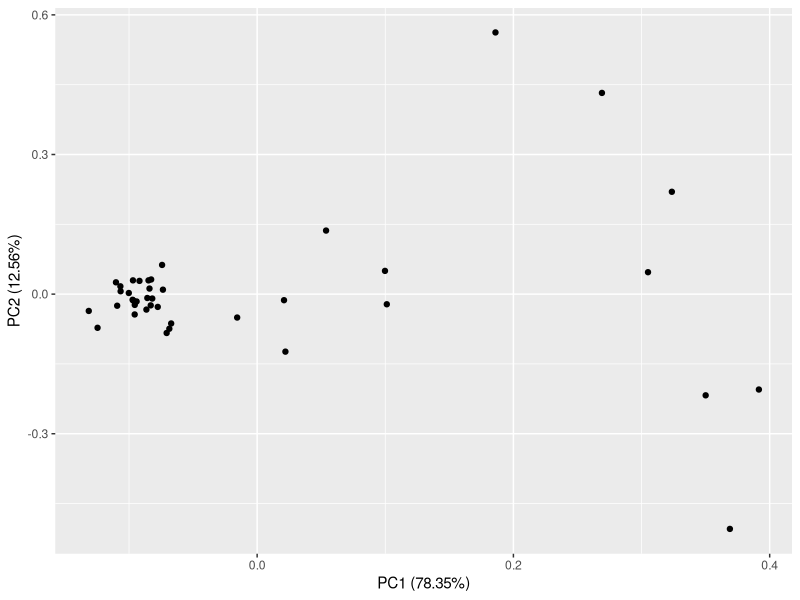
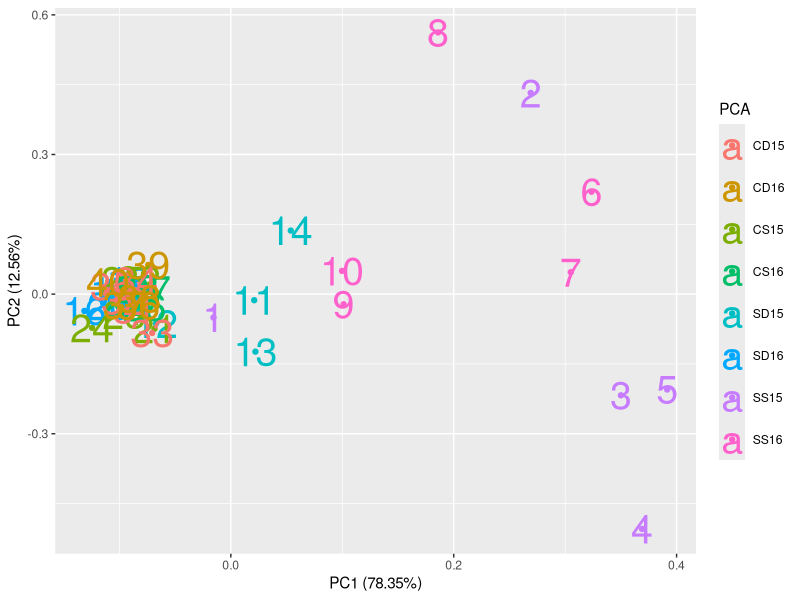
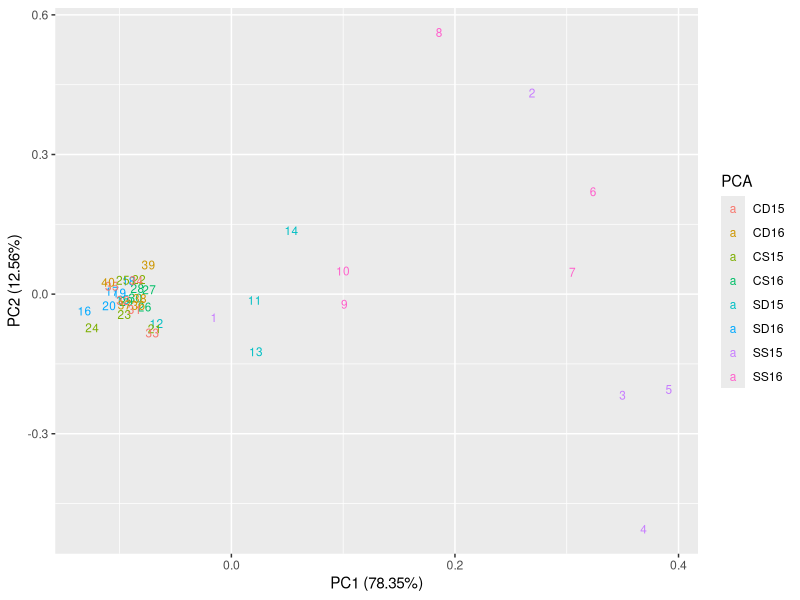
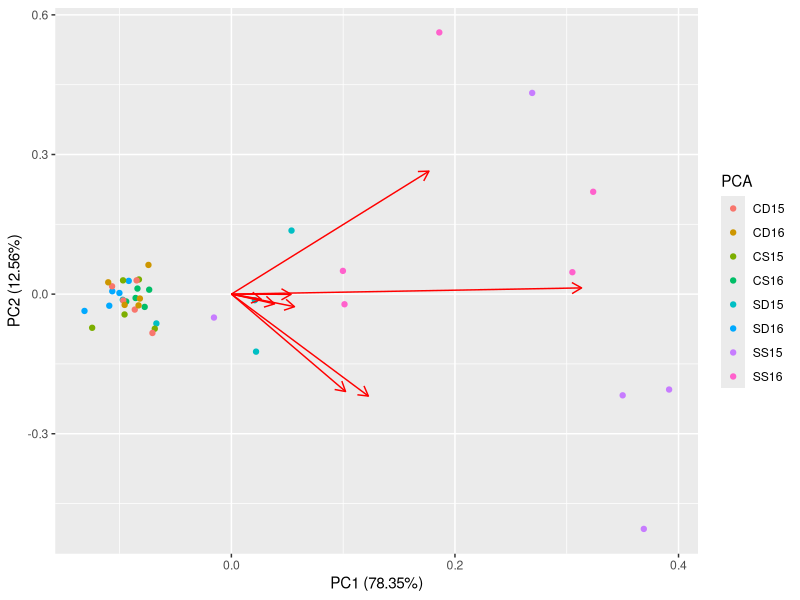
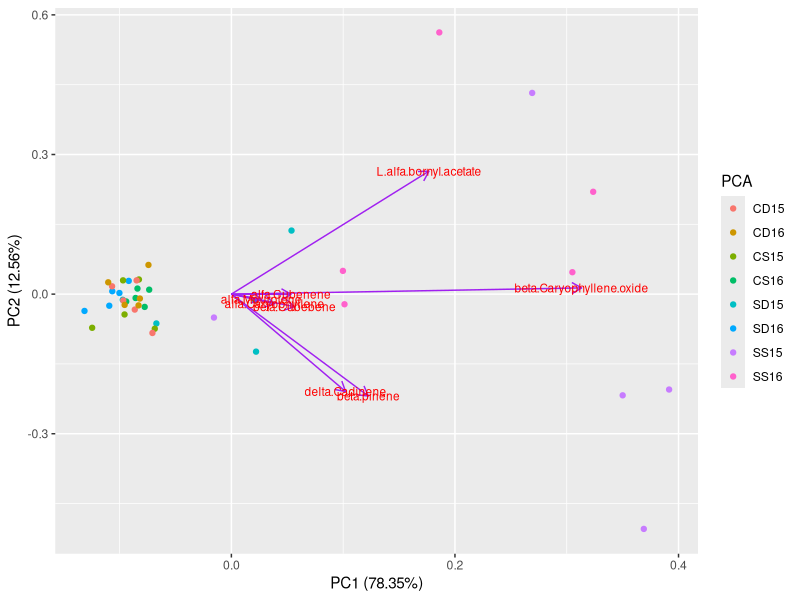
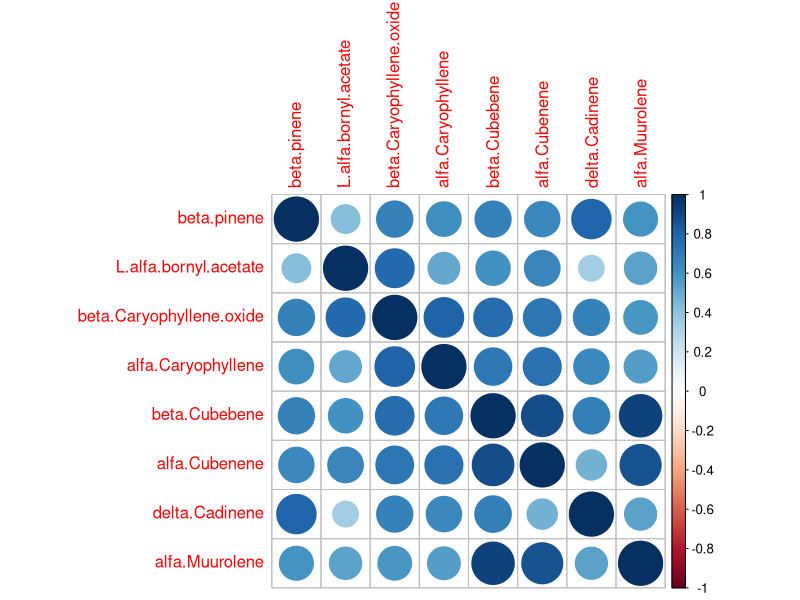
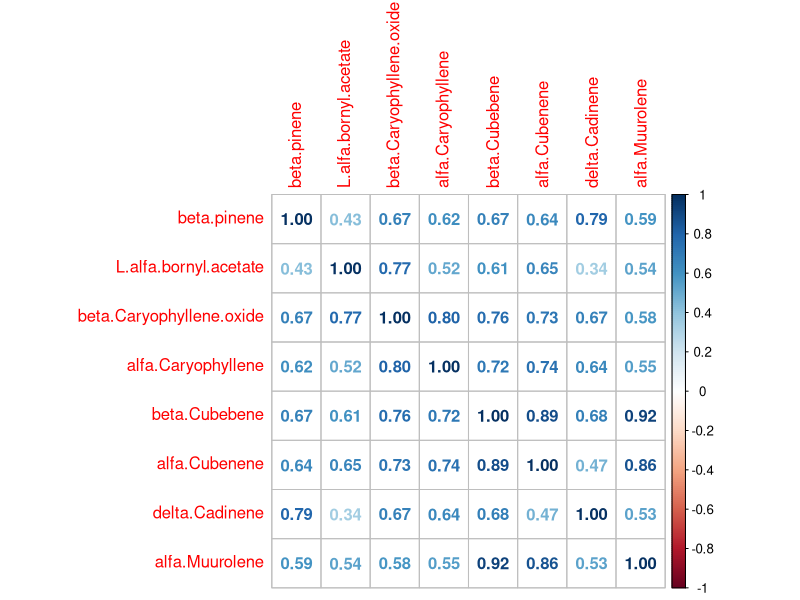
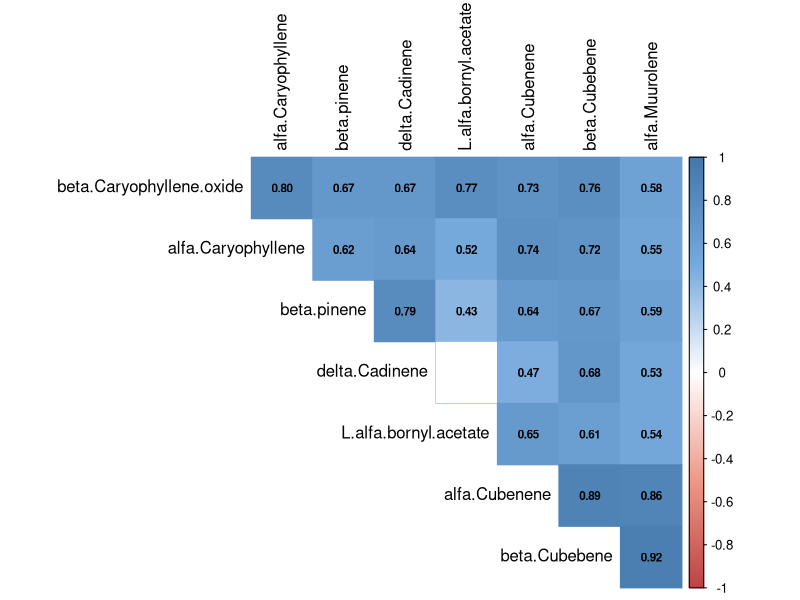

The R script that drew these images, in order:
#Cargar datos
metabolitos<- read.csv("../../data/Tablas_datos/metabolitos_Tesis_Vero.csv")
metabolitos2<- data.frame(metabolitos$C.A.T,metabolitos$C.A, metabolitos$Temporada,metabolitos$Condicion, metabolitos$A.expo, metabolitos$Muestra, metabolitos$mmet)

colnames(metabolitos2)<- c("C.A.T", "C.A", "Temporada",
                           "Condicion", "A.expo", "Muestra", "mmet") 

# Calcular X1
metabolitos2$x1<-(metabolitos$microlitros.de.estandar*metabolitos$miligramos/metabolitos$microlitros)*2/1000


#Calcular X2,X3,X4,X5 para cada metabolito

# beta.pinene
metabolitos2$X2_beta.pinene <- metabolitos2$x1*metabolitos$beta.pinene/metabolitos$P.Area.estandar 
metabolitos2$X3_beta.pinene <- metabolitos2$X2_beta.pinene*metabolitos$microlitros.de.metabolitos/metabolitos$microlitros.de.inyeccion 
metabolitos2$X4_beta.pinene <- metabolitos2$X3_beta.pinene*100/metabolitos$Peso.acicula.gramos
metabolitos2$X5_beta.pinene <- metabolitos2$X4_beta.pinene*1000
# L.alfa.bornyl.acetate
metabolitos2$X2_L.alfa.bornyl.acetate <- metabolitos2$x1*metabolitos$L.alfa.bornyl.acetate/metabolitos$P.Area.estandar 
metabolitos2$X3_L.alfa.bornyl.acetate <- metabolitos2$X2_L.alfa.bornyl.acetate*metabolitos$microlitros.de.metabolitos/metabolitos$microlitros.de.inyeccion 
metabolitos2$X4_L.alfa.bornyl.acetate <- metabolitos2$X3_L.alfa.bornyl.acetate*100/metabolitos$Peso.acicula.gramos
metabolitos2$X5_L.alfa.bornyl.acetate <- metabolitos2$X4_L.alfa.bornyl.acetate*1000
# beta.Caryophyllene.oxide
metabolitos2$X2_beta.Caryophyllene.oxide <- metabolitos2$x1*metabolitos$beta.Caryophyllene.oxide/metabolitos$P.Area.estandar 
metabolitos2$X3_beta.Caryophyllene.oxide <- metabolitos2$X2_beta.Caryophyllene.oxide*metabolitos$microlitros.de.metabolitos/metabolitos$microlitros.de.inyeccion 
metabolitos2$X4_beta.Caryophyllene.oxide <- metabolitos2$X3_beta.Caryophyllene.oxide*100/metabolitos$Peso.acicula.gramos
metabolitos2$X5_beta.Caryophyllene.oxide <- metabolitos2$X4_beta.Caryophyllene.oxide*1000
#  alfa.Caryophyllene
metabolitos2$X2_alfa.Caryophyllene <- metabolitos2$x1*metabolitos$alfa.Caryophyllene/metabolitos$P.Area.estandar 
metabolitos2$X3_alfa.Caryophyllene <- metabolitos2$X2_alfa.Caryophyllene*metabolitos$microlitros.de.metabolitos/metabolitos$microlitros.de.inyeccion 
metabolitos2$X4_alfa.Caryophyllene <- metabolitos2$X3_alfa.Caryophyllene*100/metabolitos$Peso.acicula.gramos
metabolitos2$X5_alfa.Caryophyllene <- metabolitos2$X4_alfa.Caryophyllene*1000
# beta.Cubebene
metabolitos2$X2_beta.Cubebene <- metabolitos2$x1*metabolitos$beta.Cubebene/metabolitos$P.Area.estandar 
metabolitos2$X3_beta.Cubebene <- metabolitos2$X2_beta.Cubebene*metabolitos$microlitros.de.metabolitos/metabolitos$microlitros.de.inyeccion 
metabolitos2$X4_beta.Cubebene <- metabolitos2$X3_beta.Cubebene*100/metabolitos$Peso.acicula.gramos
metabolitos2$X5_beta.Cubebene <- metabolitos2$X4_beta.Cubebene*1000
# alfa.Cubenene
metabolitos2$X2_alfa.Cubenene  <- metabolitos2$x1*metabolitos$alfa.Cubenene /metabolitos$P.Area.estandar 
metabolitos2$X3_alfa.Cubenene  <- metabolitos2$X2_alfa.Cubenene *metabolitos$microlitros.de.metabolitos/metabolitos$microlitros.de.inyeccion 
metabolitos2$X4_alfa.Cubenene  <- metabolitos2$X3_alfa.Cubenene *100/metabolitos$Peso.acicula.gramos
metabolitos2$X5_alfa.Cubenene  <- metabolitos2$X4_alfa.Cubenene *1000
# delta.Cadinene
metabolitos2$X2_delta.Cadinene <- metabolitos2$x1*metabolitos$delta.Cadinene/metabolitos$P.Area.estandar 
metabolitos2$X3_delta.Cadinene <- metabolitos2$X2_delta.Cadinene*metabolitos$microlitros.de.metabolitos/metabolitos$microlitros.de.inyeccion 
metabolitos2$X4_delta.Cadinene <- metabolitos2$X3_delta.Cadinene*100/metabolitos$Peso.acicula.gramos
metabolitos2$X5_delta.Cadinene <- metabolitos2$X4_delta.Cadinene*1000
# alfa.Muurolene
metabolitos2$X2_alfa.Muurolene <- metabolitos2$x1*metabolitos$alfa.Muurolene/metabolitos$P.Area.estandar 
metabolitos2$X3_alfa.Muurolene <- metabolitos2$X2_alfa.Muurolene*metabolitos$microlitros.de.metabolitos/metabolitos$microlitros.de.inyeccion 
metabolitos2$X4_alfa.Muurolene <- metabolitos2$X3_alfa.Muurolene*100/metabolitos$Peso.acicula.gramos
metabolitos2$X5_alfa.Muurolene <- metabolitos2$X4_alfa.Muurolene*1000

# Data frame con datos a partir de la [] del estandar 

metabolitos3<- data.frame(metabolitos2$C.A.T,metabolitos2$C.A,metabolitos2$Temporada,metabolitos2$Condicion,metabolitos2$A.expo, metabolitos2$Muestra, metabolitos2$mmet,
                          metabolitos2$X4_beta.pinene, metabolitos2$X4_L.alfa.bornyl.acetate , metabolitos2$X4_beta.Caryophyllene.oxide, metabolitos2$X4_alfa.Caryophyllene,
                          metabolitos2$X4_beta.Cubebene,metabolitos2$X4_alfa.Cubenene,metabolitos2$X4_delta.Cadinene,metabolitos2$X4_alfa.Muurolene)


# Cambiar nombres a las columnas

metabolitos3$PCA<-c(rep("SS15",5), rep("SS16",5), 
                    rep("SD15",5),rep("SD16",5),
                    rep("CS15",5),rep("CS16",5),
                    rep("CD15",5),rep("CD16",5))
colnames(metabolitos3)<- c("C-A-T","C-A","Temporada","Condicion", "A.exposicion", "Muestra","n.GC-MS",
                           "beta.pinene","L.alfa.bornyl.acetate","beta.Caryophyllene.oxide","alfa.Caryophyllene",
                           "beta.Cubebene","alfa.Cubenene","delta.Cadinene","alfa.Muurolene",
                            "PCA")


#Exportar Data frame
exp_table<-metabolitos3[,c(1,8:15)]
write.csv(exp_table, file="exp_table.csv")
write.table(exp_table, file="exp_table.txt")


metabolitosSS<-metabolitos3[1:20,]
metabolitosConti<-metabolitos3[21:40,]

library(ggfortify)
library(corrplot)
df <- metabolitos3[c(8:15)]
autoplot(prcomp(df))
autoplot(prcomp(df), data = metabolitos3, colour = 'PCA', label = TRUE, label.size = 10)
autoplot(prcomp(df), data = metabolitos3, colour = 'PCA', shape = FALSE, label.size = 3)
autoplot(prcomp(df), data = metabolitos3, colour = 'PCA', loadings = TRUE)
autoplot(prcomp(df), data = metabolitos3, colour = 'PCA',
         loadings = TRUE, loadings.colour = 'purple',
         loadings.label = TRUE, loadings.label.size = 3)


df2<- as.matrix(df)



M <- cor(df2) 
corrplot(M, method = "circle")
corrplot(M, method = "number") # Display the correlation coefficient

p.mat <- cor.mtest(df2)$p
head(p.mat[, 1:8])
col <- colorRampPalette(c("#BB4444", "#EE9988", "#FFFFFF", "#77AADD", "#4477AA"))
corrplot(M, method = "color", col = col(200),
         type = "upper", order = "hclust", number.cex = .7,
         addCoef.col = "black", # Add coefficient of correlation
         tl.col = "black", tl.srt = 90, # Text label color and rotation
         # Combine with significance
         p.mat = p.mat, sig.level = 0.01, insig = "blank", 
         # hide correlation coefficient on the principal diagonal
         diag = FALSE)

df3<-scale(df2)
autoplot(prcomp(df3), data = metabolitos3, colour = 'PCA',
         loadings = TRUE, loadings.colour = 'purple',
         loadings.label = TRUE, loadings.label.size = 3)

# PCA Todas

df <- metabolitos3[c(8:15)]
dff<- df[c(1:4,6:8)]
autoplot(prcomp(dff), data = metabolitos3, colour = 'PCA',
         loadings = TRUE, size = 3, loadings.colour = 'black',
         loadings.label = TRUE, loadings.label.size = 4, loadings.label.colour = 'black' )


# PCA SS
df <- metabolitosSS[c(8:15)]
dff<- df[c(1:4,6:8)]
autoplot(prcomp(dff), data = metabolitosSS, colour = 'PCA',
         loadings = TRUE, size = 3, loadings.colour = 'black',
         loadings.label = TRUE, loadings.label.size = 4, loadings.label.colour = 'black' )
dfSS<- as.matrix(df)


# PCA Conti
df <- metabolitosConti[c(8:15)]
dff<- df[c(1:4,6:8)]
autoplot(prcomp(dff), data = metabolitosConti, colour = 'PCA',
         loadings = TRUE, size = 3, loadings.colour = 'black',
         loadings.label = TRUE, loadings.label.size = 4, loadings.label.colour = 'black' )

#dfConti<- as.matrix(df)
#autoplot(pam(metabolitosConti[-5], 3), frame = TRUE, frame.type = 'norm')

#PCA(df, scale.unit = TRUE, ncp = 5, graph = TRUE)

#sin correlacionadas 1:13,16,17
#sin correlacionadas 1:8,11:17
#sin NO Significativas 2, 4:8,11,12,14,15,17
# Solamente significativas *** no correlacionadas 6,9,10,11,14,15
# Solamente significativas *** no correlacionadas 6,9,10,15
# Solamente significativas *** no correlacionadas 6,14,15,11

#library(lfda)

# Local Fisher Discriminant Analysis (LFDA)
#model <- lfda(metabolitosConti[-c(1:7,25),], metabolitosConti[, 25], 4, metric="plain")
#autoplot(model, data = iris, frame = TRUE, frame.colour = 'Species')
